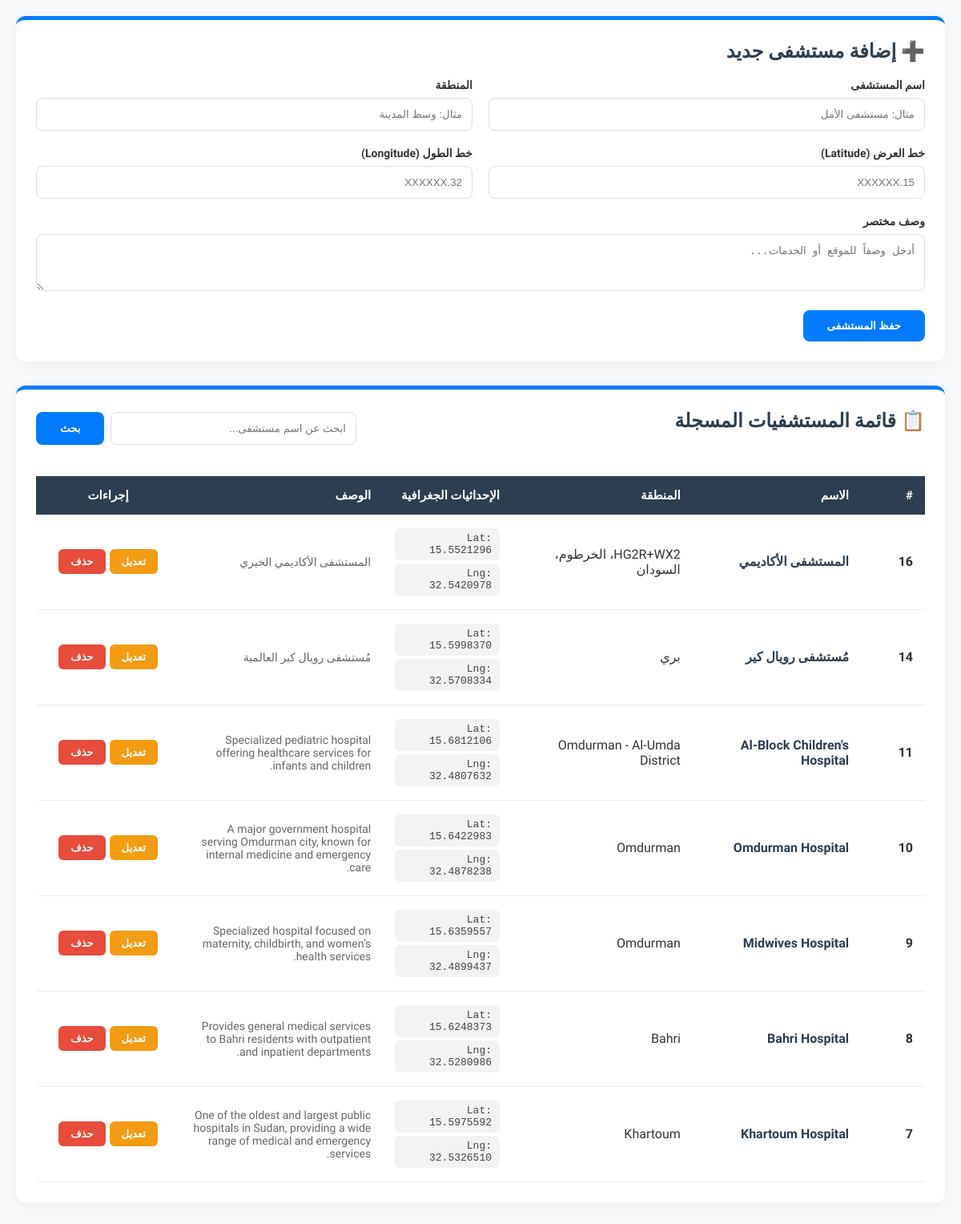
/admin/map.php, run on the app's committed database.
### tables this page shows
CREATE TABLE IF NOT EXISTS `hospitals` (
  `id` int NOT NULL AUTO_INCREMENT,
  `hospital_name` varchar(255) NOT NULL,
  `area` varchar(255) NOT NULL,
  `latitude` decimal(10,7) NOT NULL,
  `longitude` decimal(10,7) NOT NULL,
  `description` text,
  `created_at` timestamp NULL DEFAULT CURRENT_TIMESTAMP,
  PRIMARY KEY (`id`)
);

### admin/map.php (the view, shortened to what this page needs)
<?php
$host = "localhost";
$user = "root";
$pass = "";
$db   = "hospitals_db";
try {
    $conn = new PDO(
        "mysql:host=$host;dbname=$db;charset=utf8mb4",
        $user,
        $pass,
        [PDO::ATTR_ERRMODE => PDO::ERRMODE_EXCEPTION]
    );
} catch(PDOException $e) {
    die("فشل الاتصال: " . $e->getMessage());
}
$name = "";
$area = "";
$lat = "";
$lng = "";
$description = "";
$update = false;
$search = $_GET['q'] ?? "";
if ($search !== "") {
    $stmt = $conn->prepare("SELECT * FROM hospitals WHERE hospital_name LIKE ? ORDER BY id DESC");
    $stmt->execute(["%$search%"]);
} else {
    $stmt = $conn->query("SELECT * FROM hospitals ORDER BY id DESC");
}
$hospitals = $stmt->fetchAll(PDO::FETCH_ASSOC);
?>
<!DOCTYPE html>
<html lang="ar" dir="rtl">
<head>
</head>
<body>
<div class="container">
    <div class="card">
        <h2><?= $update ? "✏️ تعديل بيانات المستشفى" : "➕ إضافة مستشفى جديد" ?></h2>
        <form method="POST">
            <div class="form-row">
                <div class="form-group">
                    <label>اسم المستشفى</label>
                    <input type="text" name="name" value="<?= htmlspecialchars($name) ?>" placeholder="مثال: مستشفى الأمل" required>
                </div>
                <div class="form-group">
                    <label>المنطقة</label>
                    <input type="text" name="area" value="<?= htmlspecialchars($area) ?>" placeholder="مثال: وسط المدينة" required>
                </div>
            </div>
            <div class="form-row">
                <div class="form-group">
                    <label>خط العرض (Latitude)</label>
                    <input type="text" name="lat" value="<?= htmlspecialchars($lat) ?>" placeholder="15.XXXXXX" required>
                </div>
                <div class="form-group">
                    <label>خط الطول (Longitude)</label>
                    <input type="text" name="lng" value="<?= htmlspecialchars($lng) ?>" placeholder="32.XXXXXX" required>
                </div>
            </div>
            <div class="form-group" style="margin-bottom: 20px;">
                <label>وصف مختصر</label>
                <textarea name="description" rows="3" placeholder="أدخل وصفاً للموقع أو الخدمات..."><?= htmlspecialchars($description) ?></textarea>
            </div>
            <div class="btn-group">
                <button type="submit" name="save">
                    <?= $update ? "تحديث البيانات" : "حفظ المستشفى" ?>
                </button>
            </div>
        </form>
    </div>
    <div class="card">
        <div class="search-container">
            <h2>📋 قائمة المستشفيات المسجلة</h2>
            <form class="search-box" method="GET">
                <input type="text" name="q" placeholder="ابحث عن اسم مستشفى..." value="<?= htmlspecialchars($search) ?>">
                <button type="submit">بحث</button>
            </form>
        </div>
        <div class="table-container">
            <table>
                <thead>
                    <tr>
                        <th width="50">#</th>
                        <th>الاسم</th>
                        <th>المنطقة</th>
                        <th>الإحداثيات الجغرافية</th>
                        <th>الوصف</th>
                        <th width="150" style="text-align: center;">إجراءات</th>
                    </tr>
                </thead>
                <tbody>
                    <?php if($hospitals): foreach($hospitals as $h): ?>
                    <tr>
                        <td><strong><?= $h['id'] ?></strong></td>
                        <td style="color: var(--secondary); font-weight: bold;"><?= htmlspecialchars($h['hospital_name']) ?></td>
                        <td><?= htmlspecialchars($h['area']) ?></td>
                        <td>
                            <div class="coord-box">Lat: <?= $h['latitude'] ?></div><br>
                            <div class="coord-box">Lng: <?= $h['longitude'] ?></div>
                        </td>
                        <td style="font-size: 14px; color: #666; max-width: 250px;"><?= htmlspecialchars($h['description']) ?></td>
                        <td style="text-align: center;">
                            <div style="display: flex; gap: 5px; justify-content: center;">
                                <a href="?edit=<?= $h['id'] ?>" class="action-btn edit" title="تعديل">تعديل</a>
                                <a href="?delete=<?= $h['id'] ?>" class="action-btn delete" onclick="return confirm('هل أنت متأكد من حذف هذا المستشفى نهائياً؟')" title="حذف">حذف</a>
                            </div>
                        </td>
                    </tr>
                    <?php endforeach; endif; ?>
                </tbody>
            </table>
        </div>
    </div>
</div>
</body>
</html>

### admin/map.php (style rules this page uses)
:root { --primary: #007bff; --secondary: #2c3e50; --success: #27ae60; --danger: #e74c3c; --warning: #f39c12; --bg: #f8f9fa; }
body { font-family: 'Tajawal', sans-serif; background: var(--bg); margin: 0; padding: 20px; color: #333; }
.container { max-width: 1200px; margin: auto; }
.card { background: #fff; padding: 25px; border-radius: 12px; box-shadow: 0 4px 20px rgba(0,0,0,.05); margin-bottom: 30px; border-top: 5px solid var(--primary); }
h2 { margin-top: 0; color: var(--secondary); display: flex; align-items: center; gap: 10px; }
.form-row { display: grid; grid-template-columns: repeat(auto-fit, minmax(250px, 1fr)); gap: 20px; margin-bottom: 20px; }
.form-group label { display: block; margin-bottom: 8px; font-weight: bold; font-size: 14px; }
input, textarea { width: 100%; padding: 12px; border: 1px solid #ddd; border-radius: 8px; box-sizing: border-box; transition: border-color 0.3s; }
.btn-group { display: flex; gap: 10px; margin-top: 10px; }
button { background: var(--primary); color: #fff; border: none; padding: 12px 30px; border-radius: 8px; cursor: pointer; font-weight: bold; transition: 0.3s; }
.table-container { overflow-x: auto; }
table { width: 100%; border-collapse: collapse; margin-top: 20px; background: #fff; }
th { background: var(--secondary); color: #fff; padding: 15px; text-align: right; font-size: 15px; }
td { padding: 15px; border-bottom: 1px solid #eee; vertical-align: middle; }
.coord-box { background: #f1f3f5; padding: 5px 10px; border-radius: 6px; display: inline-block; font-family: monospace; font-size: 13px; color: #444; margin: 2px 0; }
.action-btn { padding: 8px 15px; color: #fff; border-radius: 6px; text-decoration: none; font-size: 13px; font-weight: bold; display: inline-block; transition: 0.3s; }
.edit { background: var(--warning); }
.delete { background: var(--danger); }
.search-container { display: flex; justify-content: space-between; align-items: center; flex-wrap: wrap; gap: 15px; margin-bottom: 15px; }
.search-box { display: flex; gap: 8px; width: 100%; max-width: 400px; }

### data on the page
hospitals: id "16", hospital_name "المستشفى الأكاديمي", area "HG2R+WX2، الخرطوم، السودان", latitude "15.5521296", longitude "32.5420978", description "المستشفى الأكاديمي الخيري"
hospitals: id "14", hospital_name "مُستشفى رويال كير", area "بري", latitude "15.5998370", longitude "32.5708334", description "مُستشفى رويال كير العالمية"
hospitals: id "11", hospital_name "Al-Block Children's Hospital", area "Omdurman - Al-Umda District", latitude "15.6812106", longitude "32.4807632", description "Specialized pediatric hospital offering healthcare services for infants and children."
hospitals: id "10", hospital_name "Omdurman Hospital", area "Omdurman", latitude "15.6422983", longitude "32.4878238", description "A major government hospital serving Omdurman city, known for internal medicine and emergency care."
hospitals: id "9", hospital_name "Midwives Hospital", area "Omdurman", latitude "15.6359557", longitude "32.4899437", description "Specialized hospital focused on maternity, childbirth, and women’s health services."
hospitals: id "8", hospital_name "Bahri Hospital", area "Bahri", latitude "15.6248373", longitude "32.5280986", description "Provides general medical services to Bahri residents with outpatient and inpatient departments."
hospitals: id "7", hospital_name "Khartoum Hospital", area "Khartoum", latitude "15.5975592", longitude "32.5326510", description "One of the oldest and largest public hospitals in Sudan, providing a wide range of medical and emergency services."
